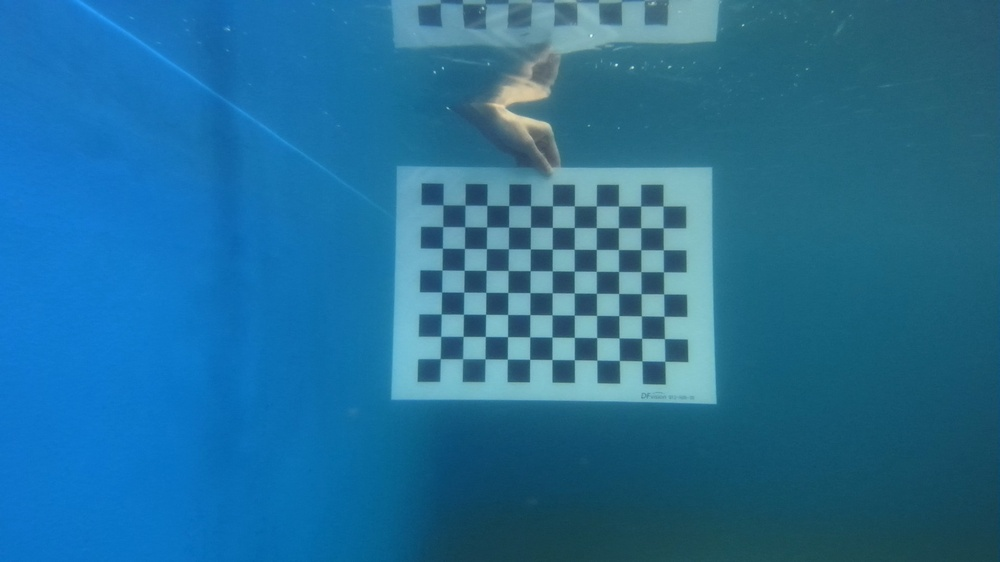
#> input picture ceju/2_JiaoZhen/left_19.jpg, 1000 x 562 px, shrunk from 1920 x 1080 before the run
$ python epipolar_rectification.py   (older library calls are emulated)
#> lines starting #> are read from the running program, lines starting #| are printed output that depends on the picture; after the words box and inside, x2 and y2 are one past the last pixel; in counts of white or black regions, pixels touching at a corner belong together
import numpy as np
import cv2
import os


def undistort_and_remap(image, camera_matrix, distortion, R, P, size):
    map1, map2 = cv2.initUndistortRectifyMap(
        camera_matrix, distortion, R, P, size, cv2.CV_32FC1
    )
    rectified_image = cv2.remap(image, map1, map2, cv2.INTER_CUBIC)
    return rectified_image


def cat2images(limg, rimg):
    HEIGHT = limg.shape[0]
    WIDTH = limg.shape[1]
    imgcat = np.zeros((HEIGHT, WIDTH * 2 + 20, 3), dtype=np.uint8)
    imgcat[:, :WIDTH, :] = limg
    imgcat[:, -WIDTH:, :] = rimg

    for i in range(int(HEIGHT / 32)):
        imgcat[i * 32, :, :] = 255

    return imgcat


# -----------------------------
# 读取左右图（你只需要修改这里）
# -----------------------------
left_image_path = "left_19.jpg"
right_image_path = "right_19.jpg"

left_image = cv2.imread(left_image_path)
#> left_image is the input picture: shape (562, 1000, 3); mean B, G, R 151.7, 110.5, 34.8
right_image = cv2.imread(right_image_path)
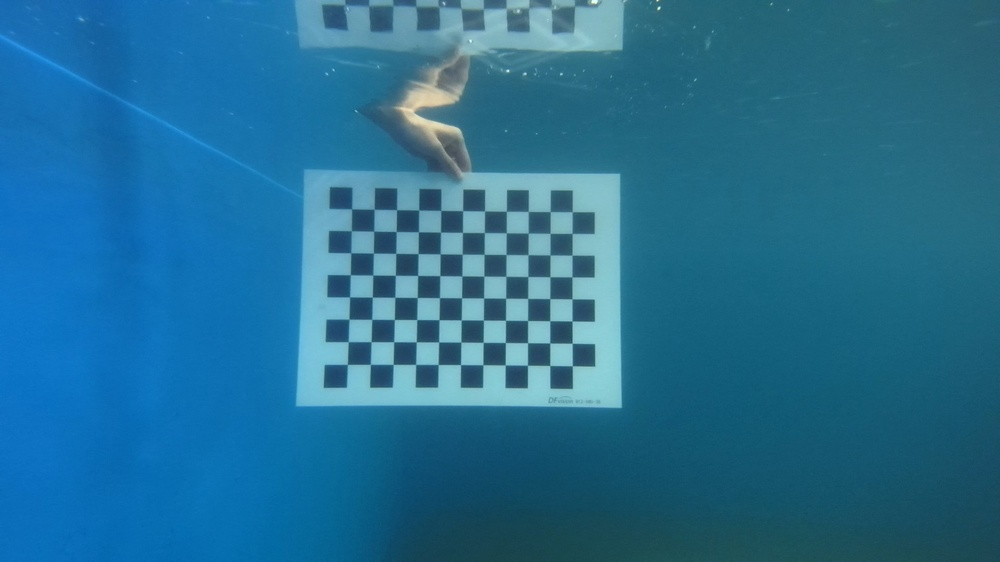
#> input picture ceju/2_JiaoZhen/right_19.jpg, 1000 x 562 px, shrunk from 1920 x 1080 before the run
#> right_image is the input picture: shape (562, 1000, 3); mean B, G, R 146.8, 110.4, 36.1

if left_image is None or right_image is None:
    raise ValueError("无法读取左右图片，请检查路径是否正确！")

HEIGHT = left_image.shape[0]
#> HEIGHT = 562
WIDTH = left_image.shape[1]
#> WIDTH = 1000

# 保存目录
save_folder = "rectified_images"
os.makedirs(save_folder, exist_ok=True)

# 拼接原始图
imgcat_source = cat2images(left_image, right_image)
#> in cat2images, `imgcat[:, :WIDTH, :] = limg`:
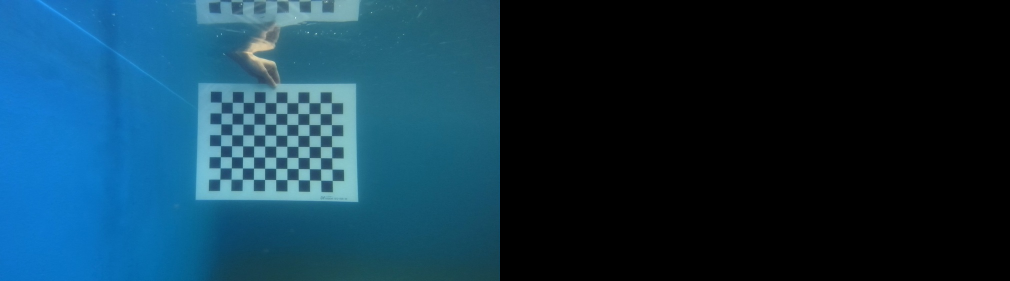
#> imgcat: shape (562, 2020, 3) (shown at 1/2 size); mean B, G, R 75.1, 54.7, 17.2
#> in cat2images, `imgcat[:, -WIDTH:, :] = rimg`:
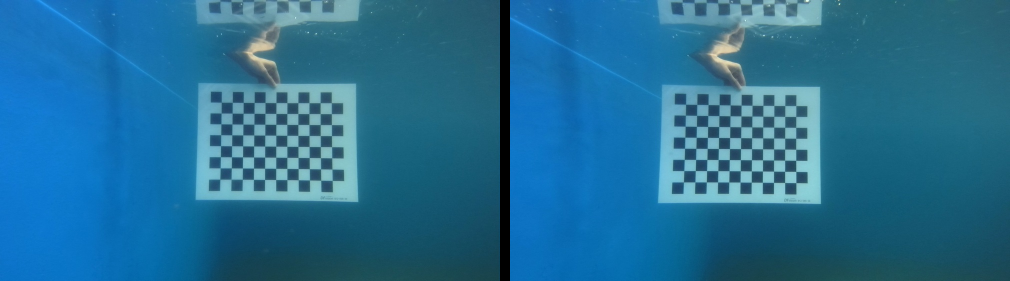
#> imgcat: shape (562, 2020, 3) (shown at 1/2 size); mean B, G, R 147.8, 109.4, 35.1
#> after the loop in cat2images, `for i in range(int(HEIGHT / 32)):`:
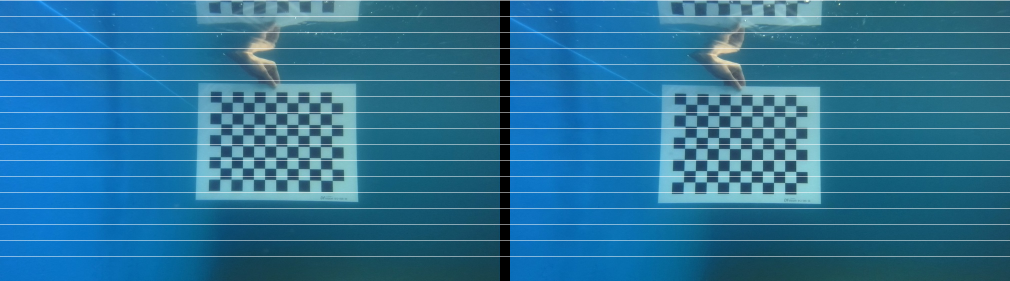
#> imgcat: shape (562, 2020, 3) (shown at 1/2 size); 3.02% of pixels changed, all inside (x1, y1, x2, y2) = (0, 0, 2020, 513)
cv2.imwrite(os.path.join(save_folder, 'imgcat_source.jpg'), imgcat_source)


# ============================
#     相机标定参数（与你一致）
# ============================
camera_matrix0 = np.array([
    [1.057389594483230e+03, 1.698879225510185, 5.800114785214288e+02],
    [0, 1.058384060607384e+03, 5.084522757265003e+02],
    [0, 0, 1]
])

distortion0 = np.array([[0.048033739382123, 0.311433858924166,
                          0.001205307356943, 0.001270572815158,
                          -0.385926882800597]])

camera_matrix1 = np.array([
    [1.065085617396094e+03, 1.384118782509674, 5.809912806789391e+02],
    [0, 1.065864639143073e+03, 4.958062841067978e+02],
    [0, 0, 1]
])

distortion1 = np.array([[-0.049056548243087, 0.345747823496975,
                          0.001058038492965, 0.001167808554822,
                          -0.461392018886485]])

R = np.array([
    [1, 0.001101971133142, 8.064727977011493e-04],
    [-0.001098406406917, 1, -0.004407319052475],
    [-8.113212168754618e-04, 0.004406429108336, 1]
])

T = np.array([[-61.340492524588896],
              [-0.114434490871765],
              [1.758889832299615]])


# --------------------------
